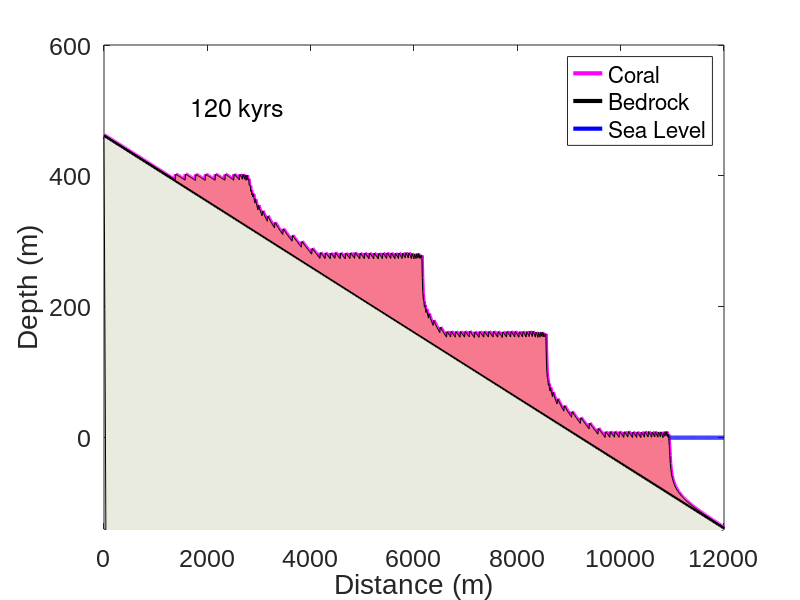

Write MATLAB code to recreate this figure.
% Coral Reef Modeling: Growth and Abandonment as a Function of Sea Level
% Oscillations and Uplift/Subsidence
% written by Emily Fairfax for Modeling Class
% January 27th, 2016

clear all

%% Initialize
%Time and Space
 % Horizontal Space
    dx = 10; % horizontal step size
    xmax = 12000; % maximum horizontal position 
    x = 0:dx:xmax; % set up the x array describing horizontal space

    % Temporal Space
    Yrcon = 3.14*10^7; % number of seconds in a year, common coversion
    dt = 800; % time step in years
    tmax = 120000;% maximum time to run the code in years
    t = 0:dt:tmax;% set up the time array
    imax = length(t);% define imax for time loops

%Constants

    %Coral Growth Equation Constants
    Gm = 0.012; % maximum coral growth of 15 mm/yr
    k = 0.08; % extinction coefficient for light /m
    I = 2000*Yrcon; % surface light intensity in microE/m^2/yr
    Ik = 200*Yrcon; % saturating light intensity in microE/m^2/yr

    %Topographic Constants
    %note: use suboruprate for either uplift or subsidence: negative sign ->uplift,
    %positive sign -> subsidence
    slope = 0.05; %slope of the linear baseline topography in m/m
    topomax = 100; %maximum elevation of the inital baseline topography
    suboruprate = -0.003; %subsidence in m/yr
    baselinemax = -slope.*xmax+topomax-(suboruprate*tmax);

    %Sea Level Constants
    meansealevel = 0;% average sea level set to zero
    ampsealevel = 60; % amplitude of sea level oscillations is about 60m
    period = 40000; % period of sea level oscillations in years

%Set Up Arrays: note all arrays are made in horizontal space, and need to
%be the same length as the time array in order for the code to run properly
    %Set Number of Nodes for Variable Arrays
    N = (xmax/dx)+1; % number of nodes, plus one to make correct length

    %Sea Level Array
    sealevel = zeros(N:1); % sea level array starts full of zeros
    sealevel(1:N) = 0;
    %Topographic Array: note this can be changed to other shapes for
    %different initial topographic conditions
    baseline = -slope.*x + topomax; % Initial baseline of topography

    % Height of Coral Arrays
    coralsl = zeros(N:1); % height of coral relative to sea level, starts as all zeros
    coralsl(1:N)=baseline; % fill zeros with initial condition: all coral are at the height of the baseline

    coralsubup = zeros(N:1); % height of coral with subsidence or uplift relative to sea level, starts all zeros
    coralsubup(1:N)=coralsl-(suboruprate*dt); % fill zeros with inital condition:

    absdepth = zeros(N:1); % absolute depth of coral below sea level, start all zeros
    absdepth(1:N) = sealevel-coralsubup; % fill zeros with initial condition: depth is sealevel minus coral depth with sub or up rate included, ie distance between top of coral and water surface




%% Run


for i=1:imax
    %Sea Level oscillates sinusoidally with time
    sealevel(1:N) = ampsealevel*sin((2*pi*t(i))/period); % sea level oscillation in meters relative to mean sea level
    
    %Calculate Coral Height with subsidence or uplift change relative to sea level
    coralsubup = coralsl-(suboruprate*dt); % in meters
    
    % Calculate the absolute depth below current sea level including coral
    % protrusions
    absdepth = sealevel-coralsubup; % in meters
    
    % Calculate the discreet growth of the coral for this time step
    dcoral = (Gm*tanh((I/Ik)*exp(-k*absdepth)))*dt; % change in coral growth in meters
    
    % If coral growth is negative, replace with zero. Coral does not grow
    % out of the water
    neg = find(absdepth<0); % find where coral is above sea level and thus not growing
    dcoral(neg)=0; % corrects dcoral array so that coral out of water has zero growth
         
    % Calculate the new height of the coral relative to the sea level
    coralsl(1:N) = coralsubup + dcoral;
    
    % Lift up or sink the baseline topography (depends on if using uplift
    % or subsidence
    
    baseline = -slope.*x+topomax-suboruprate*t(i); % equation for baseline topography, with elevation in meters
    
  
% Plot results
    waterlevel = sealevel(i)*ones(size(x)); %water level is similar to sea level
    sea = find(sealevel(i)>coralsl); %find only where the water does not overlap the bedrock or coral
   
    
    figure(1)
    clf
    
    plot(x,coralsl,'m','linewidth',3) %draw coral line in pink
    hold all
    plot(x,baseline,'k','linewidth',3)  %draw bedrock line in black
    plot(x(sea),waterlevel(sea),'b','linewidth',3) %draw waterline in blue only where not overlapping bedrock or coral
    
    %color the coral pink!
    xx = [x,x];        % repeat x values
    yy = [coralsl,baseline];   % vector of upper & lower boundaries
    fill(xx,yy,[.97, .475, .561])    % fill area defined by x & yy curves in coral
    
    %color the bedrock beige!
    xx = [x,x]; %repeat x values
    bottomline=zeros(N:1); %create a bottom line to be the lower curve
    bottomline(1:N)=-200000; %make the bottom line out of the frame
    cc = [baseline, bottomline]; %vector of upper and lower boundaries
    fill(xx,cc,[.91,.92,.87]) % fill area defined by xx and cc curves in beige
    
    %this is plot formatting
    xlabel('Distance (m)', 'fontname', 'arial', 'fontsize',21)
    ylabel('Depth (m)', 'fontname', 'arial', 'fontsize',21)
    set(gca,'fontsize',18,'fontname','arial')
    legend('Coral','Bedrock','Sea Level')
    ht=text(1450,500,['  ',num2str(round(t(i)/1000)), ' kyrs  '],'fontsize',18); %print time in animation
    axis([0 xmax baselinemax topomax+500])
    hold all % hold all makes different colors while hold on keeps the lines the same color
    pause(0.1)
    
    
    
end
